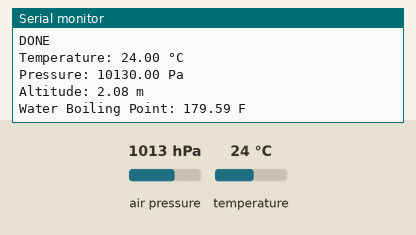
Recording of a sketch running on a simulated ESP8266 (NodeMCU). Shown: the last lines printed to the serial monitor. Inputs (shaded band) come from the test bench; at power-on: air pressure 1013 hPa, temperature 24 °C.

Above: at 2.7 s.
2.8 s: air pressure set to 952 hPa
5.8 s: temperature set to 12 °C
At 7.1 s:
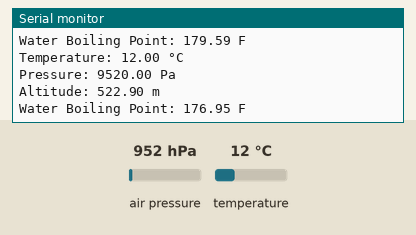
8.8 s: air pressure set to 975 hPa
At 12.3 s:
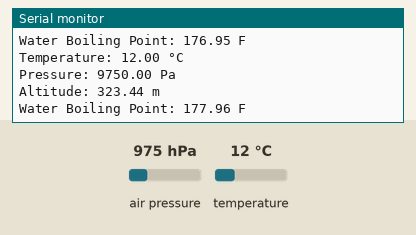
Timing chart, 0 to 13.8 s (numbered marks = the images above; inputs shaded):
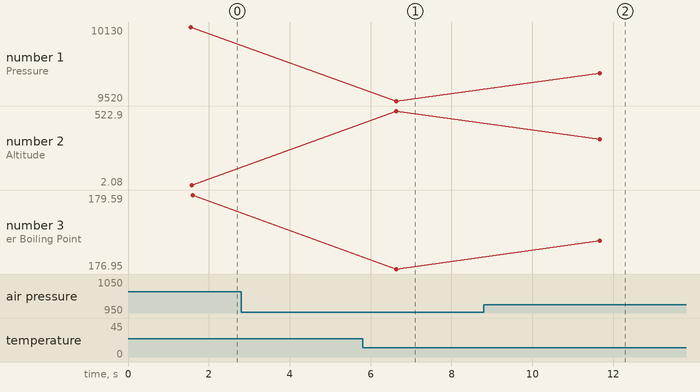

The sketch:

Weather_Monitor.ino
```cpp
#include <Adafruit_BMP280.h>
#include <WiFi.h>
#include <UbidotsESPMQTT.h>


#define BMP_SDA 21
#define BMP_SCL 22

#define TOKEN "BBUS-Ag5FI9SMIehs269iGA90p0pb6c2uDr"   // Your Ubidots TOKEN

#define WIFISSID "Raj_Wifi" // Your SSID

#define WIFIPASS "0100101" // Your Wifi Pass


Adafruit_BMP280 bmp280;
Ubidots client(TOKEN);

void callback(char* topic, byte* payload, unsigned int length) {
  Serial.print("Message arrived [");
  Serial.print(topic);
  Serial.print("] ");
  for (int i = 0; i < length; i++) {
  Serial.print((char)payload[i]);
  }
  Serial.println();
}

void setup() {
  Serial.begin(9600);
  Serial.println("Init... T2_Weather");


  Serial.println("Initializing BMP280");
  boolean status = bmp280.begin(0x76);
  if (!status) {
    Serial.println("BMP280 Not connected!");
  }
  Serial.println("Done");

  Serial.print("Connecting to SSID: ");
  Serial.print(WIFISSID);
  Serial.print(", Password: ");
  Serial.println(WIFIPASS);
  client.wifiConnection(WIFISSID, WIFIPASS);
  Serial.println("Done");

Serial.println(" Initializing Ubidots Connection...");
client.ubidotsSetBroker("industrial.api.ubidots.com");  // Sets the broker properly for the business account
client.setDebug(true);                        // Pass a true or false bool value to activate debug messages
client.begin(callback);
Serial.println("Done");


Serial.println("DONE");
}
void loop() {
  // Acquiring data from BMP280
  float temperature = bmp280.readTemperature();
  float pressure1 = bmp280.readPressure();
  float pressure = pressure1/10;
  float altitude = bmp280.readAltitude();
  float wbp = bmp280.waterBoilingPoint(pressure);
  Serial.print("Temperature: ");
  Serial.print(temperature);
  Serial.println(" °C");
  Serial.print("Pressure: ");
  Serial.print(pressure);
  Serial.println(" Pa");
  Serial.print("Altitude: ");
  Serial.print(altitude);
  Serial.println(" m");
  Serial.print("Water Boiling Point: ");
  Serial.print(wbp);
  Serial.println(" F");

  // Establising connection with Ubidots
  if (!client.connected()) {
  client.reconnect();
  }

  // Publising data of both variable to Ubidots
  client.add("temperature", temperature);  // Insert your variable Labels and the value to be sent
  client.add("pressure", pressure);
  client.add("altitude", altitude);  // Insert your variable Labels and the value to be sent
  client.add("wbp", wbp);
  client.ubidotsPublish("weather-monitor"); // insert your device label here
  client.loop();
  delay(5000);
}
```

Measured:
- after the input at 5.8 s, the serial monitor: prints a new line after 0.83 s (image 1)
- after the input at 8.8 s, the serial monitor: prints a new line after 2.9 s (image 2)
- plotted number 1: 9520 → 9750 after the input at 8.8 s
- plotted number 2: 522.9 → 323.44 after the input at 8.8 s
- plotted number 3: 176.95 → 177.96 after the input at 8.8 s
